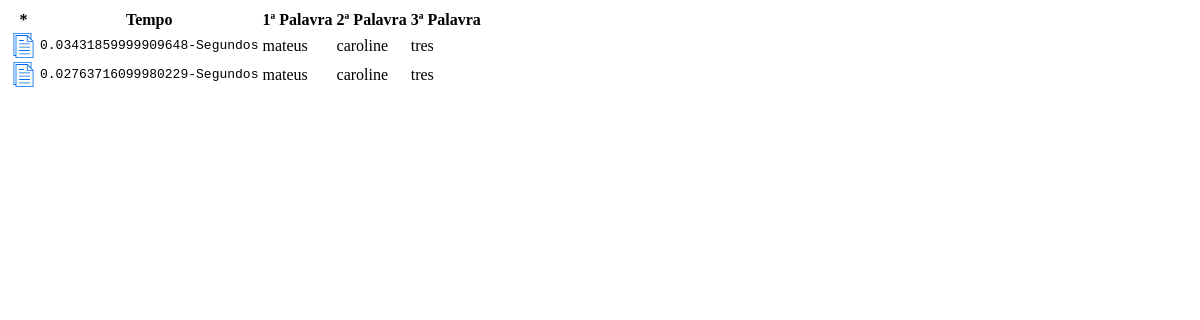
Before: /relats with the older database file.
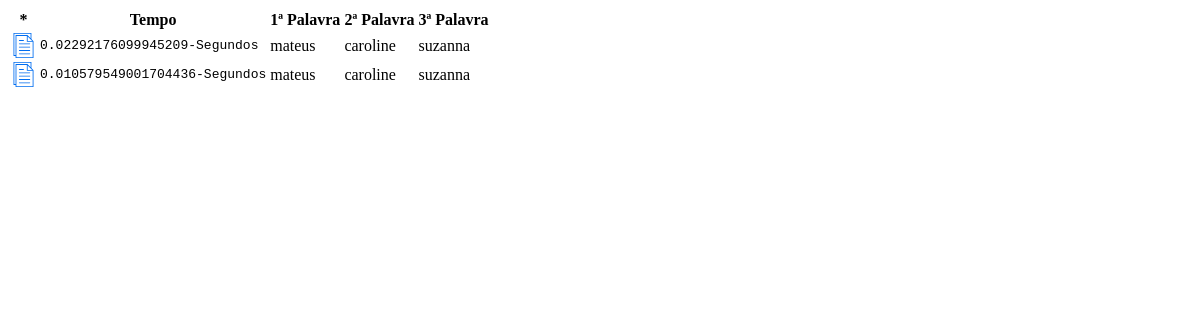
After: the same page with the newer database file.
### tables this page shows
CREATE TABLE relats (id integer primary key autoincrement, sec TEXT not null, pal1 TEXT not null, pal2 TEXT not null, pal3 TEXT not null);

### app.py (the view)
@app.route('/relats')
def relats():
    cur = get_dbase().cursor()
    res = cur.execute("select * from relats")
    time.sleep(1)
    return render_template('relats.html', nodes=res)

### app.py (called while the page is built)
def get_dbase():
    db = getattr(g, '_database', None)
    if db is None:
        db = g._database = sqlite3.connect(DATABASE)
    return db

@app.teardown_appcontext
def close_connection(exception):
    db = getattr(g, '_database', None)
    if db is not None:
        db.close()

### templates/relats.html
<div id="main" class="media text-muted pt-3">
    <p class="media-body pb-3 mb-0 small lh-125  border-gray">
        <table class="table table-hover">
            <thead>
                <tr>
                    <th scope="col">*</th>
                    <th scope="col">Tempo</th>
                    <th scope="col">1ª Palavra</th>
                    <th scope="col">2ª Palavra</th>
                    <th scope="col">3ª Palavra</th>
                </tr>
            </thead>
            <tbody>
                {% for line in nodes %}
                <tr>
                    <th scope="row">
                        <img width="25px" src="static/img/file.svg">
                    </th>
                    <td><code>{{ line[1] }}</code></td>
                    <td>{{ line[2] }}</td>
                    <td>{{ line[3] }}</td>
                    <td>{{ line[4] }}</td>
                </tr>
                {% endfor %}
            </tbody>
        </table>
    </p>
</div>

Changed rows visible on the page:
changed relats: sec "0.03431859999909648-Segundos" → "0.02292176099945209-Segundos"; pal3 "tres" → "suzanna"
changed relats: sec "0.02763716099980229-Segundos" → "0.010579549001704436-Segundos"; pal3 "tres" → "suzanna"
